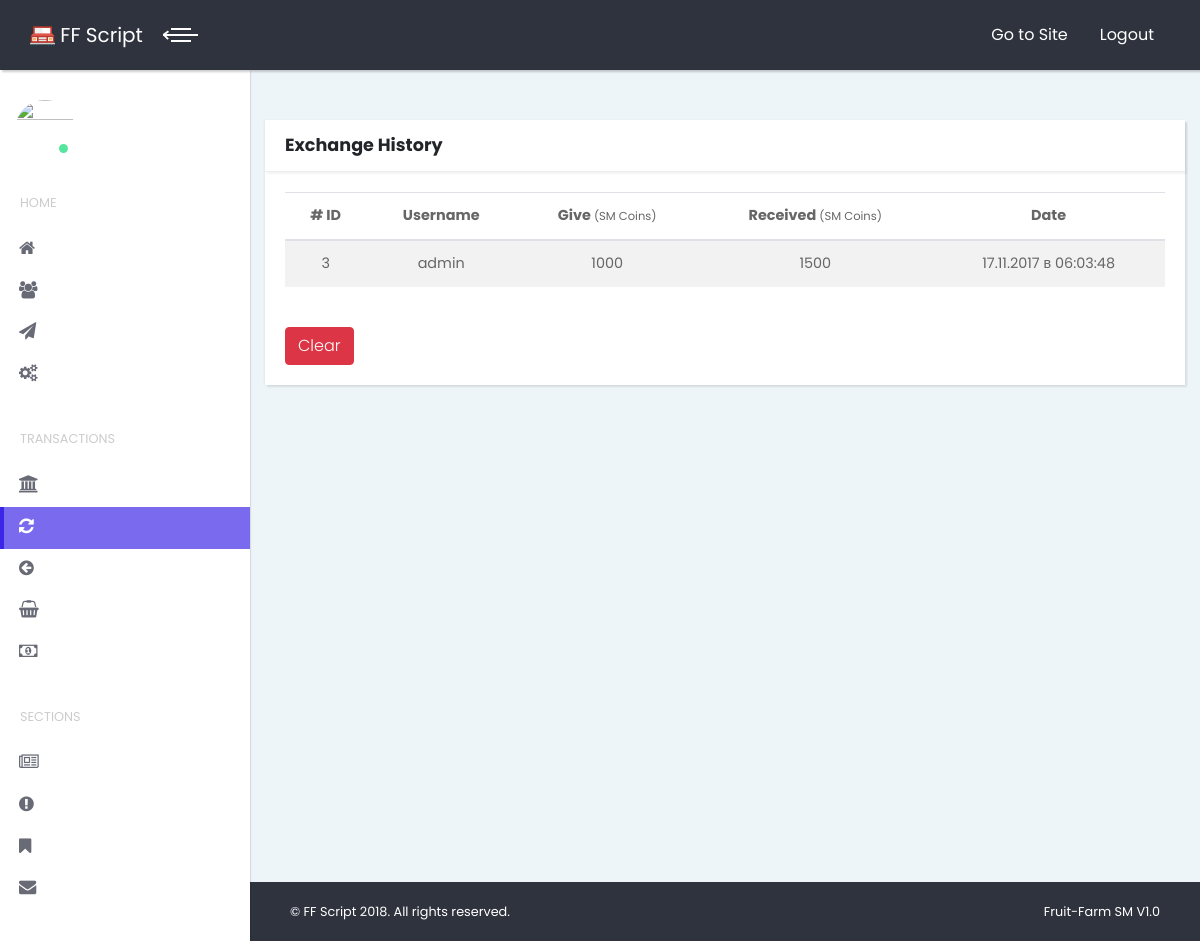
The app's page /admin/story_swap (signed in), older data.
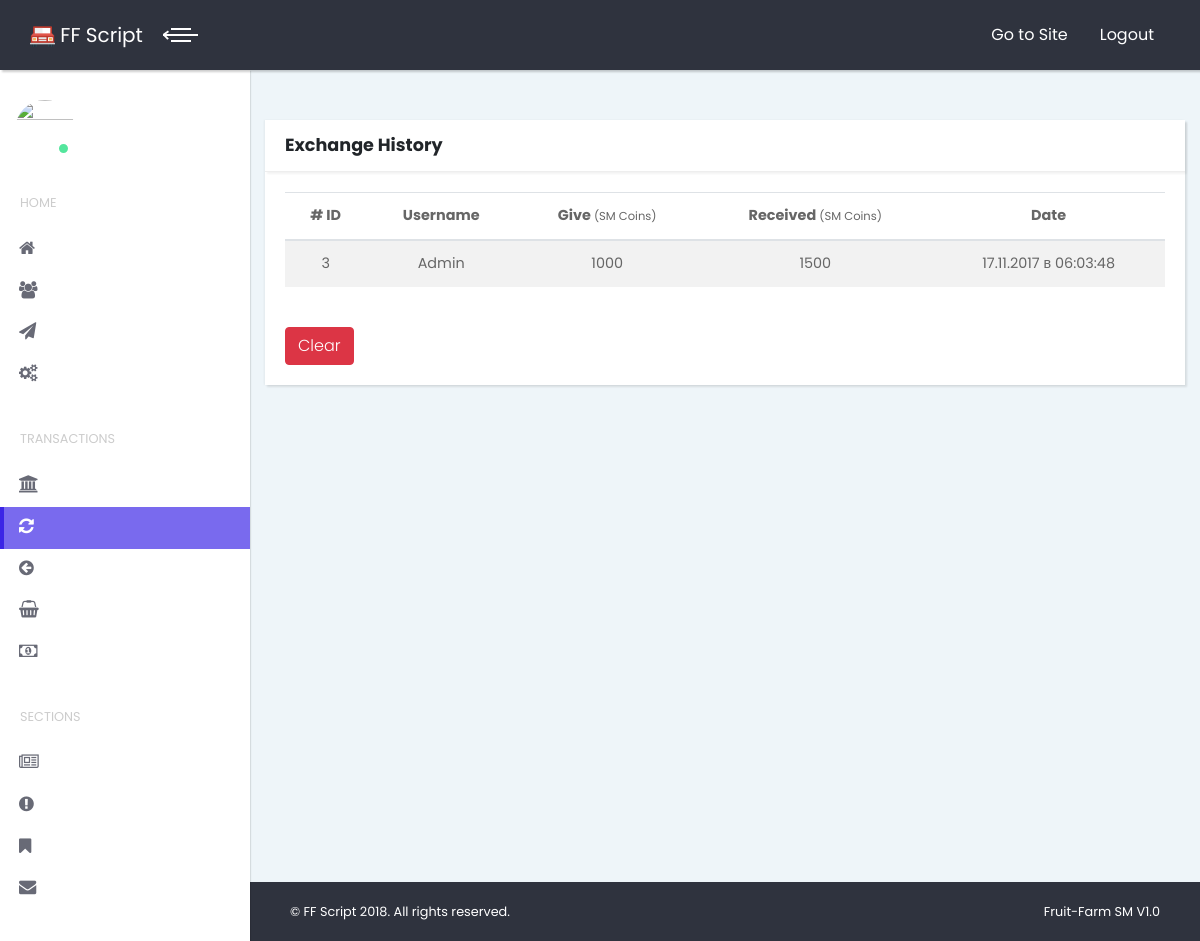
The same page, newer data.
### tables this page shows
CREATE TABLE `db_swap_ser` (
  `id` int(11) NOT NULL,
  `user_id` int(11) NOT NULL,
  `user` varchar(10) NOT NULL,
  `amount_b` double NOT NULL DEFAULT '0',
  `amount_p` double NOT NULL DEFAULT '0',
  `date_add` int(11) NOT NULL DEFAULT '0',
  `date_del` int(11) NOT NULL DEFAULT '0'
);

### classes/_class.db.php (called while the page is built, shortened)
<?PHP
class Db
{
    private $con = false;
    private $MaxExTime = 0;
    private $LastQuery = false;
    public function query($query, $FreeMemory = false, $write_last = true)
    {
        $TimeA = $this->get_time();
        $xxt_res = mysqli_query($this->con, $query) or $this->GetError(mysqli_error($this->con));
        if($write_last) { $this->LastQuery = $xxt_res;
        }
        $TimeB = $this->get_time() - $TimeA;
        if($TimeB > $this->MaxExTime) {$this->HardQuery = $query; $this->MaxExTime = $TimeB;
        }
        if(!$FreeMemory) {
            return $this->LastQuery;
        }else { return $this->FreeMemory();
        }
    }
    private function Connect($host, $user, $pass, $base)
    {
        $this->con =  @mysqli_connect($host, $user, $pass, $base) or $this->GetError(mysqli_connect_error());
    }
    private function get_time()
    {
        list($seconds, $microSeconds) = explode(' ', microtime());
        return ((float) $seconds + (float) $microSeconds);
    }
    function NumRows()
    {
        return mysqli_num_rows($this->LastQuery);
    }
    function FetchArray()
    {
        return mysqli_fetch_array($this->LastQuery);
    }
}
?>

### admin/pages/_story_swap.php (the view, shortened to what this page needs)
<section class="no-padding-bottom">
    <div class="col-lg-12">
        <div class="card">
            <div class="card-header clearfix">
                <h4><?php echo $lang['story_swap']['title']; ?></h4>
            </div>
            <div class="card-body">
                <?PHP
                $db->Query("SELECT * FROM db_swap_ser ORDER BY id DESC");
                if($db->NumRows() > 0){
                ?>
                <table class="table table-striped">
                    <thead class="text-center">
                        <th># ID</th>
                        <th><?php echo $lang['common']['username']; ?></th>
                        <th><?php echo $lang['common']['gived']; ?> <small>(<?php echo $config->settings['coins']; ?>)</small></th>
                        <th><?php echo $lang['common']['received']; ?> <small>(<?php echo $config->settings['coins']; ?>)</small></th>
                        <th><?php echo $lang['common']['date']; ?></th>
                    </thead>
                <?PHP
                    while($data = $db->FetchArray()){
                    ?>
                    <tr class="text-center">
                        <td><?=$data["id"]; ?></td>
                        <td><?=$data["user"]; ?></td>
                        <td><?=$data["amount_p"]; ?></td>
                        <td><?=$data["amount_b"]; ?></td>
                        <td><?=date("d.m.Y в H:i:s",$data["date_add"]); ?></td>
                    </tr>
                    <?PHP
                    }
                ?>
                </table>
                <BR />
                <form action="" method="post" onSubmit="return confirm('<?php echo $lang['common']['confirmdelete'];?>')">
                    <button type="submit" name="clean" class="btn btn-danger" /><?php echo $lang['btn']['clear']; ?></button>
                </form>
                <?PHP
                }else echo "<div class='alert alert-danger'>{$lang['error_messages']['noresults']}</div>";
                ?>
            </div>
        </div>
    </div>
</section>

Row changes from the older to the newer data that the page shows:
changed db_swap_ser id 3: user "admin" → "Admin"
